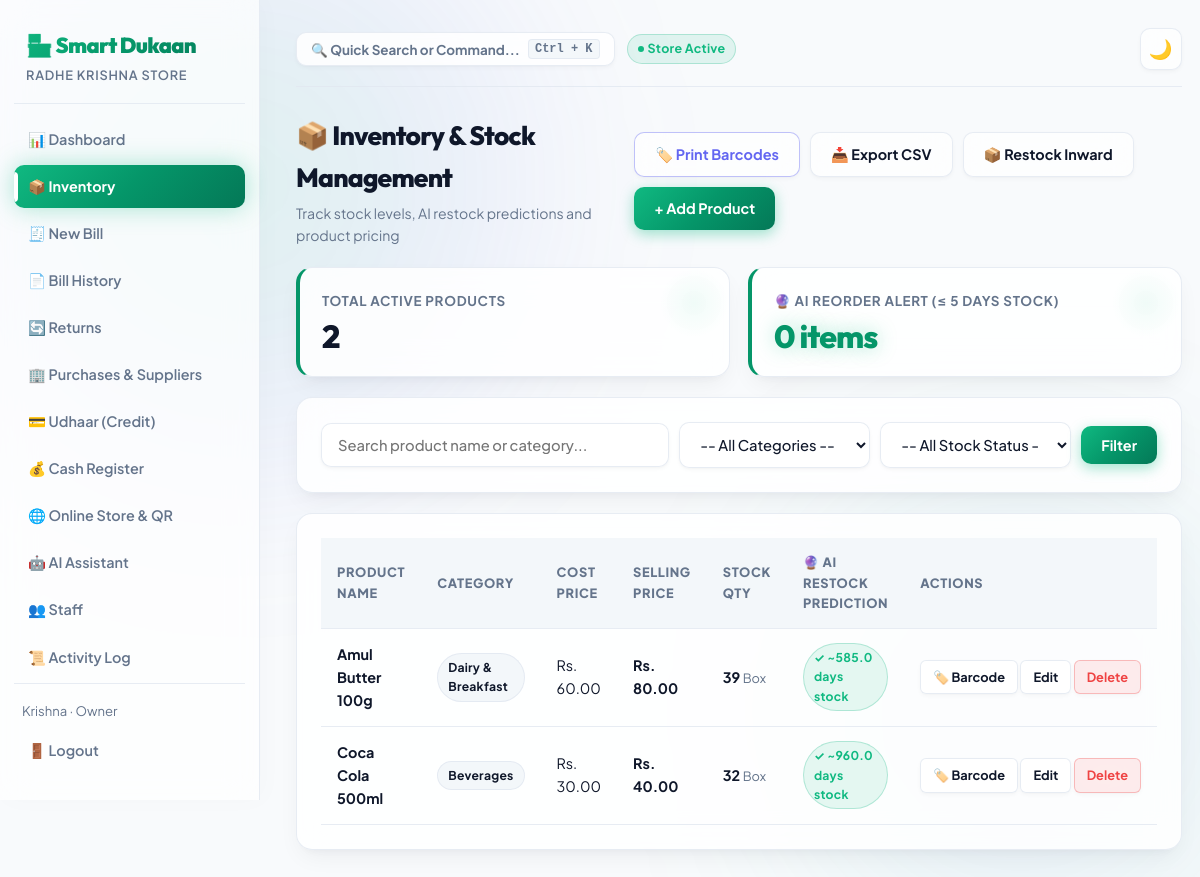
Screenshot of /inventory/ (signed in) with the database file from the repository.
### accounts/models.py (models this page shows, shortened)
class Profile(models.Model):
    ROLE_CHOICES = (
        ("owner", "Owner"),
        ("staff", "Staff"),
    )
    user = models.OneToOneField(User, on_delete=models.CASCADE, related_name="profile")
    shop = models.ForeignKey(Shop, on_delete=models.CASCADE, related_name="staff_members", null=True, blank=True)
    role = models.CharField(max_length=10, choices=ROLE_CHOICES, default="owner")
    phone = models.CharField(max_length=15, blank=True)

class Shop(models.Model):
    name = models.CharField(max_length=150)
    address = models.CharField(max_length=255, blank=True)
    owner = models.ForeignKey(User, on_delete=models.CASCADE, related_name="owned_shops")
    upi_id = models.CharField(max_length=100, blank=True, default="shopkeeper@upi", help_text="UPI ID for on-screen QR Code payments")
    created_at = models.DateTimeField(auto_now_add=True)

### inventory/models.py (models this page shows, shortened)
class Product(models.Model):
    UNIT_CHOICES = (
        ("pcs", "Pieces"),
        ("kg", "Kilogram"),
        ("g", "Gram"),
        ("l", "Litre"),
        ("ml", "Millilitre"),
        ("box", "Box"),
        ("packet", "Packet"),
    )
    shop = models.ForeignKey(Shop, on_delete=models.CASCADE, related_name="products")
    name = models.CharField(max_length=150)
    category = models.CharField(max_length=80, blank=True)
    cost_price = models.DecimalField(max_digits=10, decimal_places=2, default=0)
    selling_price = models.DecimalField(max_digits=10, decimal_places=2)
    stock_qty = models.IntegerField(default=0)
    unit = models.CharField(max_length=10, choices=UNIT_CHOICES, default="pcs")
    low_stock_threshold = models.IntegerField(default=10)
    expiry_date = models.DateField(null=True, blank=True)
    created_at = models.DateTimeField(auto_now_add=True)
    updated_at = models.DateTimeField(auto_now=True)
    class Meta:
        ordering = ["name"]
    @property
    def is_low_stock(self):
        return self.stock_qty <= self.low_stock_threshold

### inventory/views.py (the view)
# urls.py: path("", views.product_list, name="product_list"),
@login_required
def product_list(request):
    shop = request.user.profile.shop
    products = Product.objects.filter(shop=shop)
    query = request.GET.get("q", "").strip()
    if query:
        products = products.filter(Q(name__icontains=query) | Q(category__icontains=query))
    category = request.GET.get("category", "").strip()
    if category:
        products = products.filter(category=category)
    stock_filter = request.GET.get("stock_filter", "")
    thirty_days_ago = timezone.now() - timedelta(days=30)
    sales_30d = (
        BillItem.objects.filter(bill__shop=shop, bill__date__gte=thirty_days_ago)
        .values("product_id")
        .annotate(total_sold=Sum("quantity"))
    )
    sales_map = {item["product_id"]: item["total_sold"] for item in sales_30d}
    product_list_data = []
    critical_reorder_count = 0
    for p in products:
        sold_30d = sales_map.get(p.id, 0)
        daily_rate = sold_30d / 30.0 if sold_30d > 0 else 0.0
        if daily_rate > 0:
            days_left = round(p.stock_qty / daily_rate, 1)
        else:
            days_left = None
        reorder_soon = (days_left is not None and days_left <= 5) or p.is_low_stock
        if reorder_soon:
            critical_reorder_count += 1
        p.daily_rate = round(daily_rate, 2)
        p.sold_30d = sold_30d
        p.days_left = days_left
        p.reorder_soon = reorder_soon
        product_list_data.append(p)
    if stock_filter == "reorder":
        product_list_data = [p for p in product_list_data if p.reorder_soon]
    elif stock_filter == "low":
        product_list_data = [p for p in product_list_data if p.is_low_stock]
    paginator = Paginator(product_list_data, 15)
    page_number = request.GET.get("page")
    page_obj = paginator.get_page(page_number)
    categories = Product.objects.filter(shop=shop).values_list("category", flat=True).distinct()
    return render(request, "inventory/product_list.html", {
        "products": page_obj,
        "page_obj": page_obj,
        "query": query,
        "categories": categories,
        "selected_category": category,
        "stock_filter": stock_filter,
        "critical_reorder_count": critical_reorder_count,
        "total_products": len(product_list_data),
    })

### templates/inventory/product_list.html (shortened to what this page needs)
{% extends "base.html" %}
{% block content %}
<div style="display:flex; justify-content:space-between; align-items:center; margin-bottom:20px;">
  <div>
    <h2>📦 Inventory & Stock Management</h2>
    <div style="color:var(--text-muted); font-size:0.88rem; margin-top:2px;">Track stock levels, AI restock predictions and product pricing</div>
  </div>
  <div style="display:flex; gap:10px; flex-wrap:wrap;">
    <a href="{% url 'inventory:barcode_generator' %}" class="btn" style="border:1px solid rgba(99,102,241,0.4); color:var(--accent);" title="Generate printable barcode sticker sheets">🏷️ Print Barcodes</a>
    <a href="{% url 'dashboard:export_inventory_csv' %}" class="btn" title="Download Product list as CSV/Excel">📥 Export CSV</a>
    <a href="{% url 'purchases:purchase_create' %}" class="btn">📦 Restock Inward</a>
    <a href="{% url 'inventory:product_add' %}" class="btn btn-primary">+ Add Product</a>
  </div>
</div>
<div class="stat-grid" style="margin-bottom:20px;">
  <div class="card stat-card">
    <div class="stat-label">Total Active Products</div>
    <div class="stat-value">{{ total_products }}</div>
  </div>
  <div class="card stat-card">
    <div class="stat-label">🔮 AI Reorder Alert (&le; 5 Days Stock)</div>
    <div class="stat-value {% if critical_reorder_count > 0 %}danger{% else %}primary{% endif %}">
      {{ critical_reorder_count }} items
    </div>
  </div>
</div>
<div class="card" style="margin-bottom:20px;">
  <form method="get" style="display:flex; flex-wrap:wrap; gap:10px; align-items:center;">
    <input type="text" name="q" placeholder="Search product name or category..." value="{{ query }}" style="flex:2; min-width:200px;">
    <select name="category" style="flex:1; min-width:140px;">
      <option value="">-- All Categories --</option>
    </select>
    <select name="stock_filter" style="flex:1; min-width:160px;">
      <option value="">-- All Stock Status --</option>
    </select>
    <button type="submit" class="btn btn-primary">Filter</button>
  </form>
</div>
<div class="card">
  {% if products %}
  <table>
    <thead>
      <tr>
        <th>Product Name</th>
        <th>Category</th>
        <th>Cost Price</th>
        <th>Selling Price</th>
        <th>Stock Qty</th>
        <th>🔮 AI Restock Prediction</th>
        <th>Actions</th>
      </tr>
    </thead>
    <tbody>
      {% for p in products %}
      <tr>
        <td>
          <strong>{{ p.name }}</strong>
        </td>
        <td><span class="badge" style="background:var(--surface-hover); border:1px solid var(--border);">{{ p.category|default:"General" }}</span></td>
        <td>Rs. {{ p.cost_price|floatformat:2 }}</td>
        <td><strong>Rs. {{ p.selling_price|floatformat:2 }}</strong></td>
        <td>
          <strong>{{ p.stock_qty }}</strong> <span style="font-size:0.8rem; color:var(--text-muted);">{{ p.get_unit_display }}</span>
        </td>
        <td>
          {% if p.days_left is not None %}
            {% if p.days_left <= 5 %}
            <span class="badge badge-danger" title="Avg {{ p.daily_rate }} {{ p.unit }}/day (Last 30d: {{ p.sold_30d }} sold)">
              🚨 Runs out in ~{{ p.days_left }} days
            </span>
            {% elif p.days_left <= 15 %}
            <span class="badge" style="background:var(--accent-light); color:var(--accent);" title="Avg {{ p.daily_rate }} {{ p.unit }}/day">
              ⚡ ~{{ p.days_left }} days left
            </span>
            {% else %}
            <span class="badge badge-success" title="Avg {{ p.daily_rate }} {{ p.unit }}/day">
              ✓ ~{{ p.days_left }} days stock
            </span>
            {% endif %}
          {% else %}
            {% if p.is_low_stock %}
            <span class="badge badge-danger">⚠️ Low Stock ({{ p.stock_qty }} left)</span>
            {% else %}
            <span class="badge" style="background:var(--surface-hover); color:var(--text-muted);">Adequate Stock</span>
            {% endif %}
          {% endif %}
        </td>
        <td style="text-align:right; white-space:nowrap;">
          <a href="{% url 'inventory:product_barcode' p.id %}" class="btn btn-sm" title="Print Barcode Stickers">🏷️ Barcode</a>
          <a href="{% url 'inventory:product_edit' p.id %}" class="btn btn-sm">Edit</a>
          <a href="{% url 'inventory:product_delete' p.id %}" class="btn btn-sm btn-danger" onclick="return confirm('Delete {{ p.name }}?')">Delete</a>
        </td>
      </tr>
      {% endfor %}
    </tbody>
  </table>
  {% else %}
  <div class="empty-state">
    <div style="font-size:2.5rem; margin-bottom:8px;">📦</div>
    <p>No products found matching your filters. <a href="{% url 'inventory:product_add' %}" style="color:var(--primary); font-weight:700;">Add a new product</a></p>
  </div>
  {% endif %}
</div>
{% endblock %}

### templates/base.html (shortened to what this page needs)
{% load static %}
<!DOCTYPE html>
<html lang="en">
<head>
  <link rel="stylesheet" href="{% static 'css/style.css' %}?v=4">
</head>
<body>
  {% if user.is_authenticated %}
  <div class="app-shell">
    <aside class="sidebar">
      <div class="brand">🏪 Smart Dukaan</div>
      <div class="brand-sub">{{ user.profile.shop.name }}</div>
      <a href="{% url 'dashboard:home' %}" class="nav-link {% if request.resolver_match.url_name == 'home' %}active{% endif %}">📊 Dashboard</a>
      <a href="{% url 'inventory:product_list' %}" class="nav-link {% if 'inventory' in request.path %}active{% endif %}">📦 Inventory</a>
      <a href="{% url 'billing:bill_create' %}" class="nav-link {% if request.path == '/billing/new/' %}active{% endif %}">🧾 New Bill</a>
      <a href="{% url 'billing:bill_list' %}" class="nav-link {% if request.path == '/billing/' %}active{% endif %}">📄 Bill History</a>
      <a href="{% url 'billing:bill_return_list' %}" class="nav-link {% if 'returns' in request.path or 'return' in request.path %}active{% endif %}">🔄 Returns</a>
      <a href="{% url 'purchases:supplier_list' %}" class="nav-link {% if 'purchases' in request.path %}active{% endif %}">🏢 Purchases & Suppliers</a>
      <a href="{% url 'udhaar:customer_list' %}" class="nav-link {% if 'udhaar' in request.path %}active{% endif %}">💳 Udhaar (Credit)</a>
      <a href="{% url 'billing:cash_register' %}" class="nav-link {% if 'cash-register' in request.path %}active{% endif %}">💰 Cash Register</a>
      {% if user.profile.shop %}
      <a href="{% url 'dashboard:store_qr_standee' user.profile.shop.id %}" class="nav-link {% if 'qr' in request.path %}active{% endif %}">🌐 Online Store & QR</a>
      {% endif %}
      <a href="{% url 'dashboard:ai_chat' %}" class="nav-link {% if 'assistant' in request.path %}active{% endif %}">🤖 AI Assistant</a>
      {% if user.profile.role == 'owner' %}
      <a href="{% url 'accounts:staff_list' %}" class="nav-link {% if 'staff' in request.path %}active{% endif %}">👥 Staff</a>
      <a href="{% url 'accounts:audit_log' %}" class="nav-link {% if 'audit-log' in request.path %}active{% endif %}">📜 Activity Log</a>
      {% endif %}
      <div class="sidebar-footer">
        <div style="font-size:0.82rem; color:var(--text-muted); padding: 0 8px 8px;">{{ user.first_name|default:user.username }} · {{ user.profile.role|title }}</div>
        <a href="{% url 'accounts:logout' %}" class="nav-link">🚪 Logout</a>
      </div>
    </aside>
    <main class="main">
      <div class="topbar">
        <div style="display:flex; align-items:center; gap:12px;">
          <button type="button" id="btn-command-palette-trigger" class="btn" style="padding:6px 14px; font-size:0.84rem; display:flex; align-items:center; gap:8px; background:var(--surface); border:1px solid var(--border); color:var(--text-muted); cursor:pointer;">
            <span>🔍 Quick Search or Command...</span>
            <kbd style="padding:2px 6px; font-size:0.75rem; background:var(--surface-hover); border:1px solid var(--border); border-radius:4px;">Ctrl + K</kbd>
          </button>
          <span class="badge badge-success" style="font-size:0.78rem; display:inline-flex; align-items:center; gap:4px;">
            <span style="width:6px; height:6px; border-radius:50%; background:#10b981; display:inline-block;"></span> Store Active
          </span>
        </div>
        <button class="theme-toggle" id="theme-toggle-btn" title="Toggle dark/light mode">🌙</button>
      </div>
      {% block content %}{% endblock %}
    </main>
  </div>
  {% endif %}
</body>
</html>

### rows the page displays
Product: name "Amul Butter 100g", category "Dairy & Breakfast", cost_price "60.00", selling_price "80.00", stock_qty "39", unit "Box", days_left "585.0"
Product: name "Coca Cola 500ml", category "Beverages", cost_price "30.00", selling_price "40.00", stock_qty "32", unit "Box", days_left "960.0"

### other values shown
{{ user.profile.shop.name }} "RADHE KRISHNA STORE"
{{ user.first_name|default:user.username }} "Krishna"
{{ user.profile.role|title }} "Owner"
{{ total_products }} "2"
{{ critical_reorder_count }} "0"
